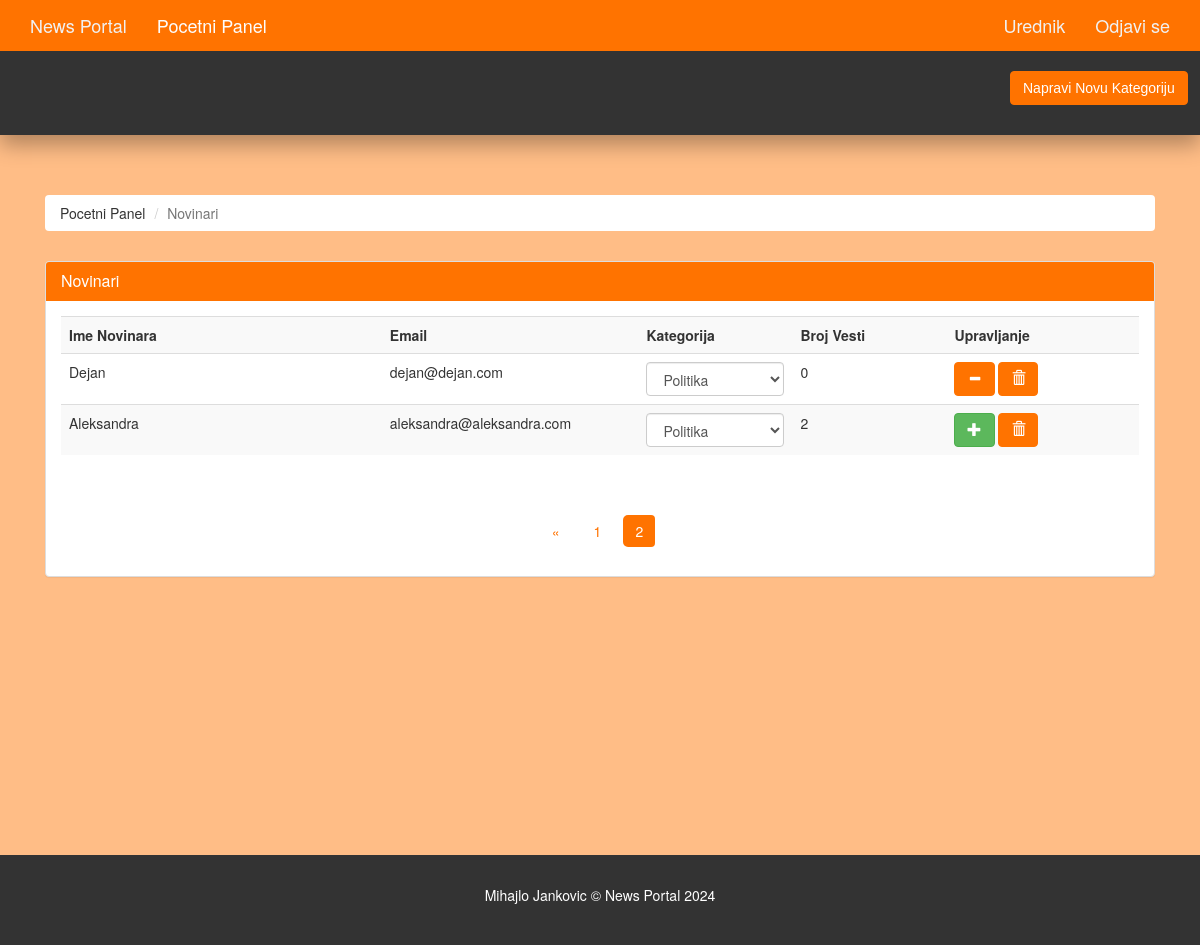
Screenshot of /admin/authors.php?page=2 (signed in) with the database file from the repository.
### tables this page shows
CREATE TABLE `author` (
  `author_id` int NOT NULL,
  `author_name` varchar(35) NOT NULL,
  `author_password` varchar(100) NOT NULL,
  `author_email` varchar(45) NOT NULL,
  `category_id` int DEFAULT NULL
);

CREATE TABLE `category` (
  `category_id` int NOT NULL,
  `category_name` varchar(45) NOT NULL,
  `category_color` varchar(35) NOT NULL,
  `category_image` varchar(250) NOT NULL,
  `category_description` varchar(350) NOT NULL
);

### admin/authors.php (the view, shortened to what this page needs)
<?php
  require('./includes/nav.inc.php');
?>
<section id="breadcrumb">
  <div class="container">
    <ol class="breadcrumb">
      <li><a href="./index.php">Pocetni Panel</a></li>
      <li class="active">Novinari</li>
    </ol>
  </div>
</section>
<section id="main">
  <div class="container">
    <div class="col-md-12">
      <?php
        $limit = 6;
        if(isset($_GET['page'])) {
          $page = $_GET['page'];
        } else {
          $page = 1;
        }
        $offset = ($page - 1) * $limit;
        $sql = "SELECT author.author_id,
                author.author_name,
                author.author_email,
                COUNT(article.article_id) AS article_count,
                category.category_id, category.category_name
                FROM author
                LEFT JOIN article ON author.author_id = article.author_id
                LEFT JOIN category ON author.category_id = category.category_id
                GROUP BY author.author_id
                ORDER BY author.author_id DESC
                LIMIT {$offset},{$limit}";
        $result = mysqli_query($con, $sql);
        $row = mysqli_num_rows($result);
      ?>
      <div class="panel panel-default">
        <div class="panel-heading main-color-bg">
          <h3 class="panel-title">Novinari</h3>
        </div>
        <div class="panel-body">
          <table class="table table-striped table-hover author-table">
            <tr>
              <th style="min-width: 250px">Ime Novinara</th>
              <th style="min-width: 200px">Email</th>
              <th style="min-width: 120px">Kategorija</th>
              <th style="min-width: 120px">Broj Vesti</th>
              <th style="min-width: 150px">Upravljanje</th>
            </tr>
            <?php
              if($row > 0) {
                while($data = mysqli_fetch_assoc($result)) {
                  $author_id = $data['author_id'];
                  $author_name = $data['author_name'];
                  $author_email = $data['author_email'];
                  $article_count = $data['article_count'];
                  $category_name = $data['category_name'];
                  $category_id = $data['category_id'];
                  $isAdminQuery = "SELECT * FROM admin WHERE admin_email = '$author_email'";
                  $isAdminResult = mysqli_query($con, $isAdminQuery);
                  $isAdmin = mysqli_num_rows($isAdminResult) > 0;
                  echo '
                  <tr>
                      <td>
                          '.$author_name.'
                      </td>
                      <td>
                          '.$author_email.'
                      </td>
                      <td>
                          <select class="form-control" id="categorySelect_'.$author_id.'" onchange="updateCategory('.$author_id.', this.value)">
                            <option value="'.$category_id.'" selected>'.$category_name.'</option>';
                            echo '
                          </select>
                      </td>
                      <td>
                          '.$article_count.'
                      </td>
                      <td>
                          <a class="btn btn-success" href="javascript:addToAdmin('.$author_id.')" title="Add to Urednik" '.($isAdmin ? 'style="display: none;"' : '').'>
                              <span class="glyphicon glyphicon-plus"></span>
                          </a>
                          <a class="btn btn-warning" href="javascript:removeFromAdmin('.$author_id.')" title="Remove from Urednik" '.(!$isAdmin ? 'style="display: none;"' : '').'>
                              <span class="glyphicon glyphicon-minus"></span>
                          </a>
                          <a class="btn btn-danger" href="javascript:deleteConfirm('.$author_id.')" title="Delete Author">
                              <span class="glyphicon glyphicon-trash"></span>
                          </a>
                      </td>
                  </tr>
              ';
            }
          }
          ?>
          </table>
        </div>
        <div class="text-center">
          <ul class="pagination pg-red">
            <?php
              $paginationQuery = "SELECT DISTINCT author.author_id FROM author LEFT JOIN article ON author.author_id = article.author_id";
              $paginationResult = mysqli_query($con, $paginationQuery);
              if(mysqli_num_rows($paginationResult) > 0) {
                $total_authors = mysqli_num_rows($paginationResult);
                $total_page = ceil($total_authors / $limit);
                if($page > 1) {
                  echo '
                    <li class="page-item">
                      <a href="authors.php?page='.($page - 1).'" class="page-link">
                        <span>&laquo;</span>
                      </a>
                    </li>';
                }
                for($i = 1; $i <= $total_page; $i++) {
                  $active = "";
                  if($i == $page) {
                    $active = "active";
                  }
                  echo '<li class="page-item '.$active.'"><a href="./authors.php?page='.$i.'" class="page-link">'.$i.'</a></li>';
                }
              }
            ?>
          </ul>
        </div>
      </div>
    </div>
  </div>
</section>
<?php
  require('./includes/footer.inc.php')
?>

### assets/css/partials/4-component.css (style rules this page uses)
.container { width: 100%; padding-right: 15px; padding-left: 15px; margin-right: auto; margin-left: auto; }
.btn { display: inline-block; border: none; background: var(--dark-color); color: #fff; text-decoration: none; font-family: var(--ff-nunito); padding: 0.5rem 0.75rem; border-radius: var(--border-radius); transition: all 200ms ease-in-out; }
.pagination { display: inline-block; }
.pagination a { float: left; padding: 8px 16px; margin: 2px; transition: all 200ms ease-in-out; }

### assets/css/admin/style.css (style rules this page uses)
body { background: #ffbd86; }
.btn-danger { color: #fff; background-color: #ff7300; border-color: #ff7300; }
.btn-warning { color: #fff; background-color: #ff7300; border-color: #ff7300; }
.main-color-bg { background-color: #ff7300 !important; border-color: #ff7300 !important; color: #ffffff !important; }
.breadcrumb { margin: 30px 15px; background: #fff; color: #333333; }
.breadcrumb a { color: #333333; }
.pagination>li>a, .pagination>li>span { border-radius: var(--border-radius); margin: 5px; border: none; color: #ff7300; cursor: pointer; }
.pagination>.active>a, .pagination>.active>a:focus, .pagination>.active>a:hover, .pagination>.active>span, .pagination>.active>span:focus, .pagination>.active>span:hover { z-index: 3; color: #fff; cursor: default; background-color: #ff7300; border-color: none; }
#main { min-height: 70.5vh; }

### assets/css/partials/1-variables.css (style rules this page uses)
:root { --primary-color: #ff7300; --secondary-color: #f99500; --light-color: #f1f1f1; --dark-color: #50514f; --black-color: #333333; --tag-trend-color: #fa163f; --tag-yellow-color: #ffbe0b; --tag-purple-color: #8338ec; --tag-blue-color: #3a86ff; --tag-green-color: #00ff73; --tag-orange-color: #bb5700; --tag-pink-color: #ff0a54; --tag-brown-color: #663f3f; --tag-red-color: #ff0000; --tag-black-color: #000000; --tag-dark-color: #000083; --tag-mint-color: #00e8d1; --hover-color: #ee4444; --active-color: #b90615; --ts-vs: 0.56rem; --ts-sml: 0.8rem; --ts-md: 1.1rem; --ts-lg: 1.25rem; --hs-vs: 1.3rem; --hs-sml: 2rem; --hs-md: 2.5rem; --hs-lg: 3rem; --ff-monts: "Montserrat", sans-serif; --ff-nunito: "Nunito Sans", sans-serif; --ff-noto: "Noto Serif", serif; --ff-robo: "Roboto", sans-serif; --border-radius: 5px; }

### rows the page displays
author: author_name "Dejan", author_email "dejan@dejan.com", category+author_id "Politika", article_count "0"
author: author_name "Aleksandra", author_email "aleksandra@aleksandra.com", category+author_id "Politika", article_count "2"

### other values shown
$admin_name "Urednik"
